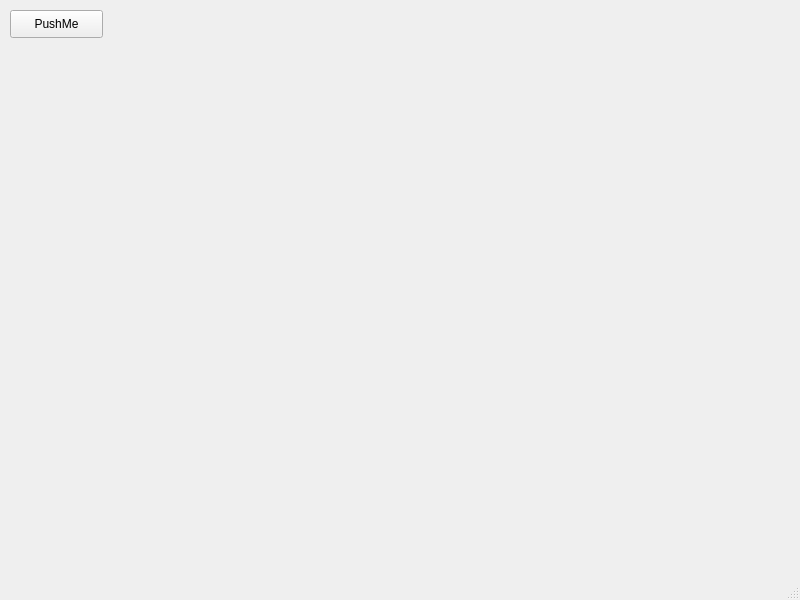
<?xml version="1.0" encoding="UTF-8"?>
<ui version="4.0">
 <class>MainWindow</class>
 <widget class="QMainWindow" name="MainWindow">
  <property name="geometry">
   <rect>
    <x>0</x>
    <y>0</y>
    <width>800</width>
    <height>600</height>
   </rect>
  </property>
  <property name="windowTitle">
   <string>MainWindow</string>
  </property>
  <widget class="QWidget" name="centralwidget">
   <widget class="QPushButton" name="pushButton">
    <property name="geometry">
     <rect>
      <x>10</x>
      <y>10</y>
      <width>93</width>
      <height>28</height>
     </rect>
    </property>
    <property name="text">
     <string>PushMe</string>
    </property>
   </widget>
  </widget>
  <widget class="QMenuBar" name="menubar">
   <property name="geometry">
    <rect>
     <x>0</x>
     <y>0</y>
     <width>800</width>
     <height>26</height>
    </rect>
   </property>
  </widget>
  <widget class="QStatusBar" name="statusbar"/>
 </widget>
 <resources/>
 <connections/>
</ui>
